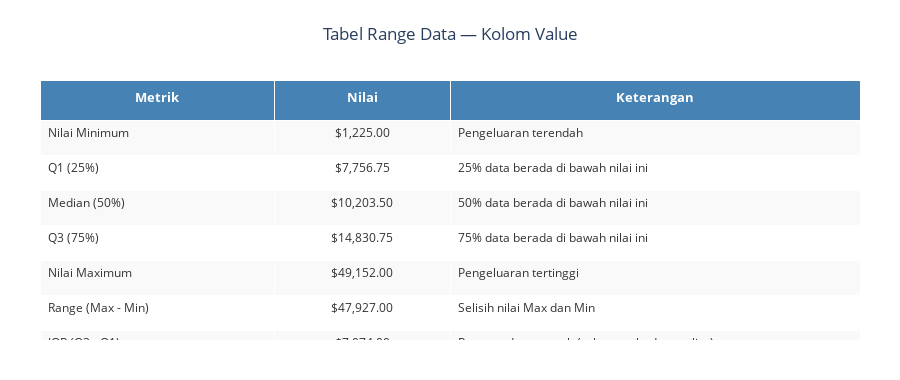

Here is the notebook cell this chart was saved with:
### Markdown cell above
### Interquartile Range (IQR)

### Code cell
# ============================================================
# RANGE DATA — Kolom Value
# ============================================================
values = df['Value'].dropna()

min_val   = np.min(values)
max_val   = np.max(values)
range_val = max_val - min_val
q1_val    = np.percentile(values, 25)
q3_val    = np.percentile(values, 75)
iqr_val   = q3_val - q1_val

# ============================================================
# TABLE PLOTLY
# ============================================================
metrics = ['Nilai Minimum', 'Q1 (25%)', 'Median (50%)', 'Q3 (75%)', 'Nilai Maximum', 'Range (Max - Min)', 'IQR (Q3 - Q1)']
values_list = [min_val, q1_val, np.median(values), q3_val, max_val, range_val, iqr_val]
formatted   = [f"${v:,.2f}" for v in values_list]
keterangan  = [
    'Pengeluaran terendah',
    '25% data berada di bawah nilai ini',
    '50% data berada di bawah nilai ini',
    '75% data berada di bawah nilai ini',
    'Pengeluaran tertinggi',
    'Selisih nilai Max dan Min',
    'Rentang data tengah (robust terhadap outlier)'
]

# Warna selang-seling per baris
row_colors = [
    ['#f9f9f9' if i % 2 == 0 else '#ffffff' for i in range(len(metrics))],
    ['#f9f9f9' if i % 2 == 0 else '#ffffff' for i in range(len(metrics))],
    ['#f9f9f9' if i % 2 == 0 else '#ffffff' for i in range(len(metrics))],
]

fig_table = go.Figure(data=[go.Table(
    columnwidth=[200, 150, 350],
    header=dict(
        values=['<b>Metrik</b>', '<b>Nilai</b>', '<b>Keterangan</b>'],
        fill_color='steelblue',
        font=dict(color='white', size=13),
        align='center',
        height=40
    ),
    cells=dict(
        values=[metrics, formatted, keterangan],
        fill_color=row_colors,
        font=dict(color='#333333', size=12),
        align=['left', 'center', 'left'],
        height=35
    )
)])

fig_table.update_layout(
    title=dict(
        text='Tabel Range Data — Kolom Value',
        font=dict(size=17),
        x=0.5
    ),
    margin=dict(t=80, b=40, l=40, r=40),
    paper_bgcolor='white',
    height=380
)

fig_table.show()

### Figure 1 — Plotly figure (JSON) as saved in the notebook; plotly's stock layout.template omitted (floating-point values rounded to 4 significant figures)
{"data": [{"cells": {"align": ["left", "center", "left"], "fill": {"color": [["#f9f9f9", "#ffffff", "#f9f9f9", "#ffffff", "#f9f9f9", "#ffffff", "#f9f9f9"], ["#f9f9f9", "#ffffff", "#f9f9f9", "#ffffff", "#f9f9f9", "#ffffff", "#f9f9f9"], ["#f9f9f9", "#ffffff", "#f9f9f9", "#ffffff", "#f9f9f9", "#ffffff", "#f9f9f9"]]}, "font": {"color": "#333333", "size": 12}, "height": 35, "values": [["Nilai Minimum", "Q1 (25%)", "Median (50%)", "Q3 (75%)", "Nilai Maximum", "Range (Max - Min)", "IQR (Q3 - Q1)"], ["$1,225.00", "$7,756.75", "$10,203.50", "$14,830.75", "$49,152.00", "$47,927.00", "$7,074.00"], ["Pengeluaran terendah", "25% data berada di bawah nilai ini", "50% data berada di bawah nilai ini", "75% data berada di bawah nilai ini", "Pengeluaran tertinggi", "Selisih nilai Max dan Min", "Rentang data tengah (robust terhadap outlier)"]]}, "columnwidth": [200, 150, 350], "header": {"align": "center", "fill": {"color": "steelblue"}, "font": {"color": "white", "size": 13}, "height": 40, "values": ["<b>Metrik</b>", "<b>Nilai</b>", "<b>Keterangan</b>"]}, "type": "table"}], "layout": {"height": 380, "margin": {"b": 40, "l": 40, "r": 40, "t": 80}, "paper_bgcolor": "white", "title": {"font": {"size": 17}, "text": "Tabel Range Data — Kolom Value", "x": 0.5}}}
